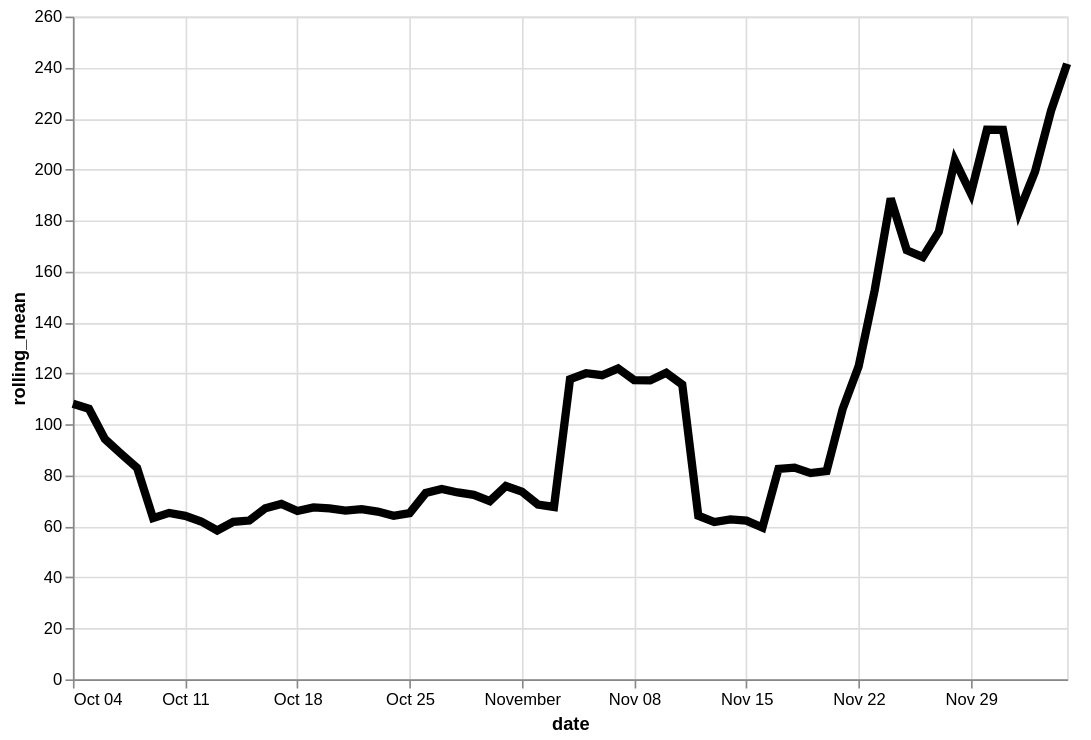

Here is the Vega-Lite specification saved for this chart:
### Vega-Lite specification from a JSON file in a GitHub repository (floating-point values rounded to 4 significant figures)
{"config": {"view": {"continuousWidth": 400, "continuousHeight": 300}}, "data": {"name": "data-26c51c909b712d4b9a51dae8f508e5d9"}, "mark": {"type": "line", "color": "black", "size": 5}, "encoding": {"x": {"type": "temporal", "field": "date"}, "y": {"type": "quantitative", "field": "rolling_mean"}}, "height": 400, "transform": [{"window": [{"op": "mean", "field": "price", "as": "rolling_mean"}], "frame": [-4, 3]}], "width": 600, "$schema": "https://vega.github.io/schema/vega-lite/v4.8.1.json", "datasets": {"data-26c51c909b712d4b9a51dae8f508e5d9": [{"item": "Storage & Organization", "date": "2020-10-04", "price": 227.0}, {"item": "Storage & Organization", "date": "2020-10-05", "price": 55.0}, {"item": "Storage & Organization", "date": "2020-10-06", "price": 61.56}, {"item": "Storage & Organization", "date": "2020-10-07", "price": 88.88}, {"item": "Storage & Organization", "date": "2020-10-08", "price": 98.33}, {"item": "Storage & Organization", "date": "2020-10-09", "price": 34.83}, {"item": "Storage & Organization", "date": "2020-10-10", "price": 54.0}, {"item": "Storage & Organization", "date": "2020-10-11", "price": 44.4}, {"item": "Storage & Organization", "date": "2020-10-12", "price": 69.0}, {"item": "Storage & Organization", "date": "2020-10-13", "price": 71.43}, {"item": "Storage & Organization", "date": "2020-10-14", "price": 52.3}, {"item": "Storage & Organization", "date": "2020-10-15", "price": 71.15}, {"item": "Storage & Organization", "date": "2020-10-16", "price": 70.3}, {"item": "Storage & Organization", "date": "2020-10-17", "price": 61.76}, {"item": "Storage & Organization", "date": "2020-10-18", "price": 58.05}, {"item": "Storage & Organization", "date": "2020-10-19", "price": 83.08}, {"item": "Storage & Organization", "date": "2020-10-20", "price": 82.58}, {"item": "Storage & Organization", "date": "2020-10-21", "price": 49.14}, {"item": "Storage & Organization", "date": "2020-10-22", "price": 63.71}, {"item": "Storage & Organization", "date": "2020-10-23", "price": 67.73}, {"item": "Storage & Organization", "date": "2020-10-24", "price": 63.87}, {"item": "Storage & Organization", "date": "2020-10-25", "price": 65.96}, {"item": "Storage & Organization", "date": "2020-10-26", "price": 50.45}, {"item": "Storage & Organization", "date": "2020-10-27", "price": 70.03}, {"item": "Storage & Organization", "date": "2020-10-28", "price": 90.62}, {"item": "Storage & Organization", "date": "2020-10-29", "price": 112.3}, {"item": "Storage & Organization", "date": "2020-10-30", "price": 76.24}, {"item": "Storage & Organization", "date": "2020-10-31", "price": 57.1}, {"item": "Storage & Organization", "date": "2020-11-01", "price": 56.19}, {"item": "Storage & Organization", "date": "2020-11-02", "price": 46.39}, {"item": "Storage & Organization", "date": "2020-11-03", "price": 97.71}, {"item": "Storage & Organization", "date": "2020-11-04", "price": 52.71}, {"item": "Storage & Organization", "date": "2020-11-05", "price": 49.95}, {"item": "Storage & Organization", "date": "2020-11-06", "price": 104.8}, {"item": "Storage & Organization", "date": "2020-11-07", "price": 477.2}, {"item": "Storage & Organization", "date": "2020-11-08", "price": 75.65}, {"item": "Storage & Organization", "date": "2020-11-09", "price": 50.03}, {"item": "Storage & Organization", "date": "2020-11-10", "price": 67.69}, {"item": "Storage & Organization", "date": "2020-11-11", "price": 61.3}, {"item": "Storage & Organization", "date": "2020-11-12", "price": 51.41}, {"item": "Storage & Organization", "date": "2020-11-13", "price": 73.94}, {"item": "Storage & Organization", "date": "2020-11-14", "price": 67.79}, {"item": "Storage & Organization", "date": "2020-11-15", "price": 65.87}, {"item": "Storage & Organization", "date": "2020-11-16", "price": 55.73}, {"item": "Storage & Organization", "date": "2020-11-17", "price": 58.53}, {"item": "Storage & Organization", "date": "2020-11-18", "price": 63.5}, {"item": "Storage & Organization", "date": "2020-11-19", "price": 39.71}, {"item": "Storage & Organization", "date": "2020-11-20", "price": 235.5}, {"item": "Storage & Organization", "date": "2020-11-21", "price": 77.9}, {"item": "Storage & Organization", "date": "2020-11-22", "price": 50.61}, {"item": "Storage & Organization", "date": "2020-11-23", "price": 72.22}, {"item": "Storage & Organization", "date": "2020-11-24", "price": 250.1}, {"item": "Storage & Organization", "date": "2020-11-25", "price": 193.0}, {"item": "Storage & Organization", "date": "2020-11-26", "price": 302.0}, {"item": "Storage & Organization", "date": "2020-11-27", "price": 327.7}, {"item": "Storage & Organization", "date": "2020-11-28", "price": 73.43}, {"item": "Storage & Organization", "date": "2020-11-29", "price": 56.0}, {"item": "Storage & Organization", "date": "2020-11-30", "price": 130.9}, {"item": "Storage & Organization", "date": "2020-12-01", "price": 295.7}, {"item": "Storage & Organization", "date": "2020-12-02", "price": 146.2}, {"item": "Storage & Organization", "date": "2020-12-03", "price": 392.7}, {"item": "Storage & Organization", "date": "2020-12-04", "price": 301.5}, {"item": "Storage & Organization", "date": "2020-12-05", "price": 71.3}]}}
